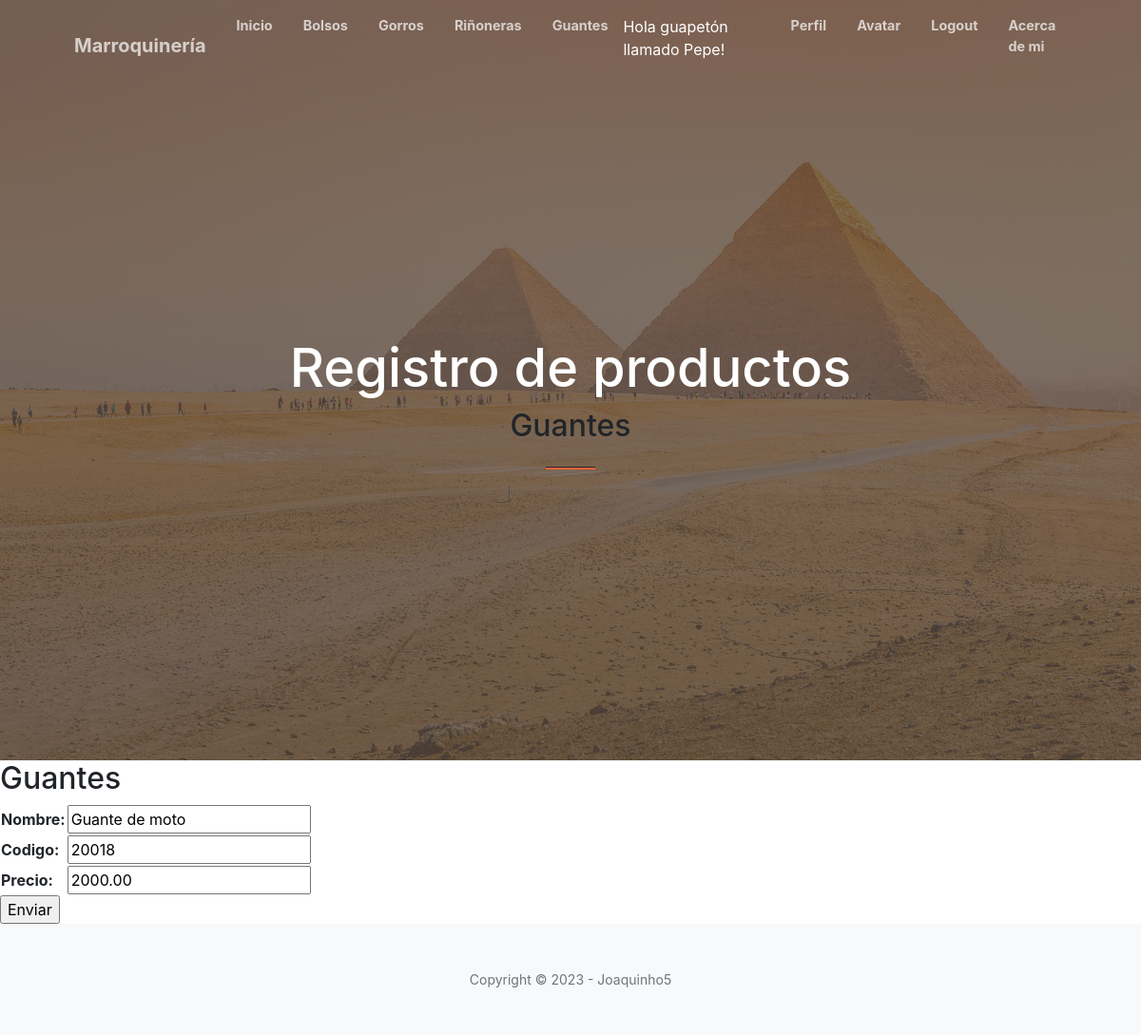
The page /updateGuante/1/ (signed in) on the database its author committed.
### aplicacion/models.py (models this page shows, shortened)
class Guante(models.Model):
    nombre = models.CharField(max_length=200)
    codigo = models.CharField(max_length=200)
    precio = models.DecimalField(max_digits=10, decimal_places=2)

### aplicacion/views.py (the view)
# urls.py: path('updateGuante/<id_guante>/', updateGuante, name="updateGuante"),
@login_required
def updateGuante(request, id_guante):
    guante = Guante.objects.get(id=id_guante)
    if request.method == "POST":
        miForm = GuanteForm(request.POST)
        if miForm.is_valid():
            guante.nombre = miForm.cleaned_data.get('nombre')
            guante.codigo = miForm.cleaned_data.get('codigo')
            guante.precio = miForm.cleaned_data.get('precio')
            guante.save()
            return redirect(reverse_lazy('guante'))
    else:
        miForm = GuanteForm(initial={
            'nombre': guante.nombre,
            'codigo': guante.codigo,
            'precio': guante.precio,
        })
    return render(request, "aplicacion/guanteForm.html", {'form': miForm})

### aplicacion/forms.py
class GuanteForm(forms.Form):
    nombre = forms.CharField(max_length=200)
    codigo = forms.CharField(max_length=200)
    precio = forms.DecimalField(max_digits=10, decimal_places=2)

### aplicacion/templates/aplicacion/guanteForm.html (shortened to what this page needs)
{% extends 'aplicacion/base.html' %}
{% load static %}
{% block titulo %}Guantes{% endblock titulo %}
{% block contenido %}
    <h2>Guantes</h2>
    <form action="" method="POST">
        <table>
            {{ form.as_table }}
        </table>
        <input type="submit" value="Enviar">
    </form>
{% endblock contenido %}

### aplicacion/templates/aplicacion/base.html (shortened to what this page needs)
<!DOCTYPE html>
<html lang="en">
    <head>
        {% load static %}
        <link href="https://cdn.jsdelivr.net/npm/bootstrap-icons@1.5.0/font/bootstrap-icons.css" rel="stylesheet" />
        <link href="https://cdnjs.cloudflare.com/ajax/libs/font-awesome/5.15.4/css/all.min.css" rel="stylesheet" />
        <link rel="stylesheet" href="https://cdnjs.cloudflare.com/ajax/libs/font-awesome/6.0.0-beta3/css/all.min.css">
        <link href="https://cdnjs.cloudflare.com/ajax/libs/SimpleLightbox/2.1.0/simpleLightbox.min.css" rel="stylesheet" />
        <link href="{% static 'aplicacion/css/styles.css' %}" rel="stylesheet" />
    </head>
    <body id="page-top">
        <nav class="navbar navbar-expand-lg navbar-light fixed-top py-3" id="mainNav">
            <div class="container px-4 px-lg-5">
                <a class="navbar-brand" href="#page-top">Marroquinería</a>
                <div class="collapse navbar-collapse" id="navbarResponsive">
                    <ul class="navbar-nav ms-auto my-2 my-lg-0">
                        <li class="nav-item"><a class="nav-link" href="{% url 'base' %}">Inicio</a></li>
                        {% if user.is_authenticated %}
                        <li class="nav-item"><a class="nav-link" href="{% url 'bolso' %}">Bolsos</a></li>
                        <li class="nav-item"><a class="nav-link" href="{% url 'gorro' %}">Gorros</a></li>
                        <li class="nav-item"><a class="nav-link" href="{% url 'rinionera' %}">Riñoneras</a></li>
                        <li class="nav-item"><a class="nav-link" href="{% url 'guante' %}">Guantes</a></li>
                        <p style="color:white">Hola guapetón llamado {{user.username}}!</p>
                        <li class="nav-item"><a class="nav-link" href="{% url 'editar_perfil' %}">Perfil</a>
                        <li class="nav-item"><a class="nav-link" href="{% url 'agregar_avatar' %}">Avatar</a>
                        <li class="nav-item"><a class="nav-link" href="{% url 'logout' %}">Logout</a>
                        {% else %}
                        <li class="nav-item"><a class="nav-link" href="{% url 'registro' %}">Registro</a>
                        <li class="nav-item"><a class="nav-link" href="{% url 'login' %}">Login</a>
                        {% endif %}
                        <li class="nav-item"><a class="nav-link" href="{% url 'about' %}">Acerca de mi</a>
                    </ul>
                </div>
            </div>
        </nav>
        <header class="masthead">
            <div class="container px-4 px-lg-5 h-100">
                <div class="row gx-4 gx-lg-5 h-100 align-items-center justify-content-center text-center">
                    <div class="col-lg-8 align-self-end">
                        <h1 class="text-white font-weight-bold">Registro de productos</h1>
                        <h2>
                            {% block titulo %}
                            {% endblock titulo %}
                        </h2>
                        <hr class="divider" />
                    </div>
                </div>
            </div>
        </header>
        {% block contenido %}
        {% endblock contenido %}
        <footer class="bg-light py-5">
            <div class="container px-4 px-lg-5"><div class="small text-center text-muted">Copyright &copy; 2023 - Joaquinho5</div></div>
        </footer>
    </body>
</html>

### rows shown on the page
Guante: nombre "Guante de moto", codigo "20018", precio "2000.00"

### other values the page prints
{{ user.username }} "Pepe"
